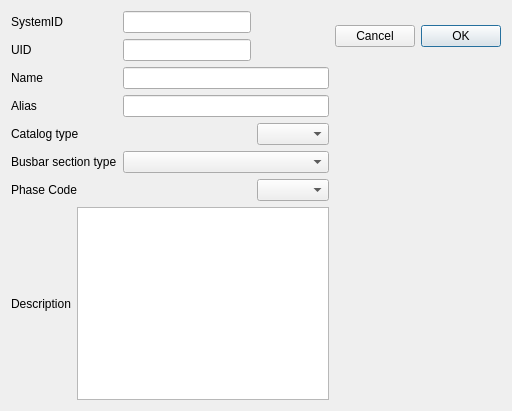
<?xml version="1.0" encoding="UTF-8"?>
<ui version="4.0">
 <class>BusbarPlacement</class>
 <widget class="QDialog" name="BusbarPlacement">
  <property name="geometry">
   <rect>
    <x>0</x>
    <y>0</y>
    <width>512</width>
    <height>411</height>
   </rect>
  </property>
  <property name="windowTitle">
   <string>Dialog</string>
  </property>
  <layout class="QGridLayout" name="gridLayout_2">
   <item row="0" column="0">
    <layout class="QGridLayout" name="gridLayout">
     <item row="1" column="0" colspan="2">
      <layout class="QVBoxLayout" name="verticalLayout_3">
       <item>
        <widget class="QLabel" name="label_name">
         <property name="text">
          <string>Name</string>
         </property>
        </widget>
       </item>
       <item>
        <widget class="QLabel" name="label_alias">
         <property name="text">
          <string>Alias</string>
         </property>
        </widget>
       </item>
      </layout>
     </item>
     <item row="2" column="0" rowspan="3" colspan="2">
      <layout class="QVBoxLayout" name="verticalLayout_5">
       <item>
        <widget class="QLabel" name="label_cattype">
         <property name="text">
          <string>Catalog type</string>
         </property>
        </widget>
       </item>
       <item>
        <widget class="QLabel" name="label_busection">
         <property name="text">
          <string>Busbar section type</string>
         </property>
        </widget>
       </item>
       <item>
        <widget class="QLabel" name="label_phasecode">
         <property name="layoutDirection">
          <enum>Qt::LeftToRight</enum>
         </property>
         <property name="text">
          <string>Phase Code</string>
         </property>
        </widget>
       </item>
      </layout>
     </item>
     <item row="0" column="2">
      <layout class="QVBoxLayout" name="verticalLayout_2">
       <item>
        <widget class="QLineEdit" name="lineEdit_sysid">
         <property name="enabled">
          <bool>true</bool>
         </property>
         <property name="readOnly">
          <bool>true</bool>
         </property>
        </widget>
       </item>
       <item>
        <widget class="QLineEdit" name="lineEdit_uid">
         <property name="readOnly">
          <bool>false</bool>
         </property>
        </widget>
       </item>
      </layout>
     </item>
     <item row="0" column="0" colspan="2">
      <layout class="QVBoxLayout" name="verticalLayout">
       <item>
        <widget class="QLabel" name="label_sysid">
         <property name="text">
          <string>SystemID</string>
         </property>
        </widget>
       </item>
       <item>
        <widget class="QLabel" name="label_uid">
         <property name="text">
          <string>UID</string>
         </property>
        </widget>
       </item>
      </layout>
     </item>
     <item row="3" column="2" colspan="2">
      <widget class="QComboBox" name="comboBox_bussec"/>
     </item>
     <item row="2" column="3">
      <widget class="QComboBox" name="comboBox_cattype">
       <property name="layoutDirection">
        <enum>Qt::LeftToRight</enum>
       </property>
       <property name="currentText">
        <string/>
       </property>
      </widget>
     </item>
     <item row="0" column="4">
      <widget class="QDialogButtonBox" name="buttonBox">
       <property name="layoutDirection">
        <enum>Qt::RightToLeft</enum>
       </property>
       <property name="standardButtons">
        <set>QDialogButtonBox::Cancel|QDialogButtonBox::Ok</set>
       </property>
      </widget>
     </item>
     <item row="1" column="2" colspan="2">
      <layout class="QVBoxLayout" name="verticalLayout_4">
       <item>
        <widget class="QLineEdit" name="lineEdit_name"/>
       </item>
       <item>
        <widget class="QLineEdit" name="lineEdit_alias"/>
       </item>
      </layout>
     </item>
     <item row="4" column="3">
      <widget class="QComboBox" name="comboBox_phasecode"/>
     </item>
     <item row="5" column="0" colspan="4">
      <layout class="QHBoxLayout" name="horizontalLayout_3">
       <item>
        <widget class="QLabel" name="label_descr">
         <property name="text">
          <string>Description</string>
         </property>
        </widget>
       </item>
       <item>
        <widget class="QTextEdit" name="textEdit_decr"/>
       </item>
      </layout>
     </item>
    </layout>
   </item>
  </layout>
 </widget>
 <resources/>
 <connections/>
</ui>
